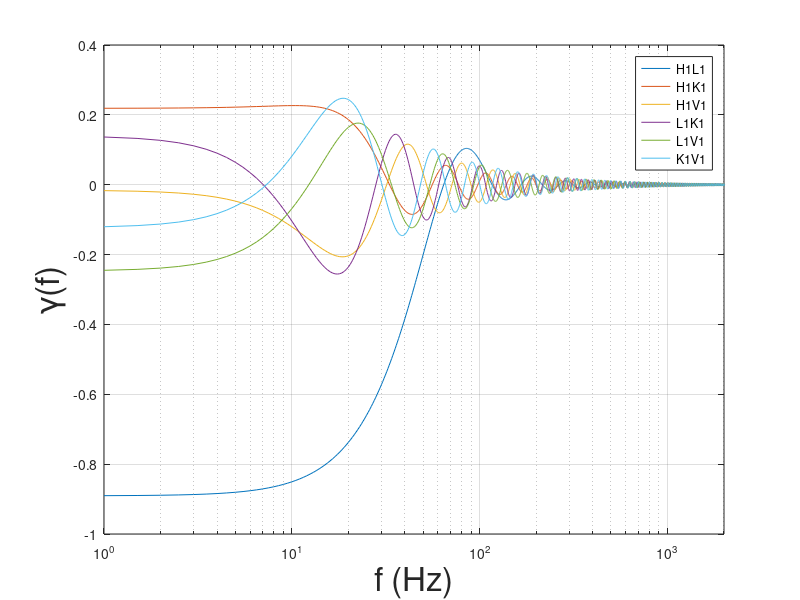
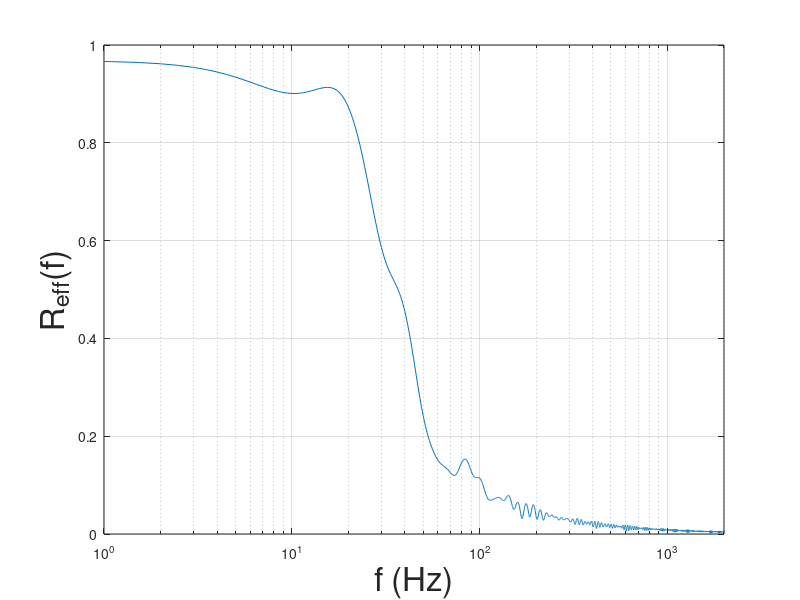

The MATLAB script that drew these images, in order:
% calculate and plot network overlap reduction function 
% for ground-based interferometers located at H1, L1, T1, V1
%
%%%%%%%%%%%%%%%%%%%%%%%%%%%%%%%%%%%%%%%%%%%%%%%
close all

N = 4;
Npairs = N*(N-1)/2;

% assumes that overlapExamples.m was used to generate .mat files
load('overlap_H1_L1_lw.mat', '-mat');
gamma(1,:) = real(orf);
load('overlap_H1_T1_lw.mat', '-mat');
gamma(2,:) = real(orf);
load('overlap_H1_V1_lw.mat', '-mat');
gamma(3,:) = real(orf);
load('overlap_L1_T1_lw.mat', '-mat');
gamma(4,:) = real(orf);
load('overlap_L1_V1_lw.mat', '-mat');
gamma(5,:) = real(orf);
load('overlap_T1_V1_lw.mat', '-mat');
gamma(6,:) = real(orf);

% make plot
figure(1)
semilogx(f, gamma(1,:), f, gamma(2,:), f, gamma(3,:), f, gamma(4,:), f, gamma(5,:), f, gamma(6,:));
xlabel('f (Hz)','fontsize',24);
ylabel('\gamma(f)','fontsize',24)
xlim([1 2e3])
set(gca,'XTick',logspace(0,3,4))
grid on
legend('H1L1', 'H1K1', 'H1V1', 'L1K1', 'L1V1', 'K1V1')

% print to file
print('-depsc2', 'all_orf.eps');

%%%%%%%%%%%%%%%%%%%%%%%%%%%%%%%%%%%%%%%%%%%%%%%%%%%%%%%%%%%%%%
% calculate network overlap reduction function for S_eff(f)
% assuming P_nI(f) = P_n(f) for all detectors

temp = zeros(1,length(f));
for ii=1:Npairs
  temp = temp + gamma(ii,:).^2;  
end
gamma_network = temp.^(1/2);

% make plot
figure(2)
semilogx(f, gamma_network)
xlabel('f (Hz)','fontsize',24);
%ylabel('\gamma_{network}(f)','fontsize',24)
ylabel('R_{eff}(f)','fontsize',24)
xlim([1 2e3])
set(gca,'XTick',logspace(0,3,4))
grid on

% print to file
print('-depsc2', 'network_orf.eps');

% write to file
fid = fopen('network_orf.dat', 'w');
for ii=1:length(f)
  fprintf(fid, '%g\t%g\n', f(ii), gamma_network(ii));
end

fclose(fid);

return

